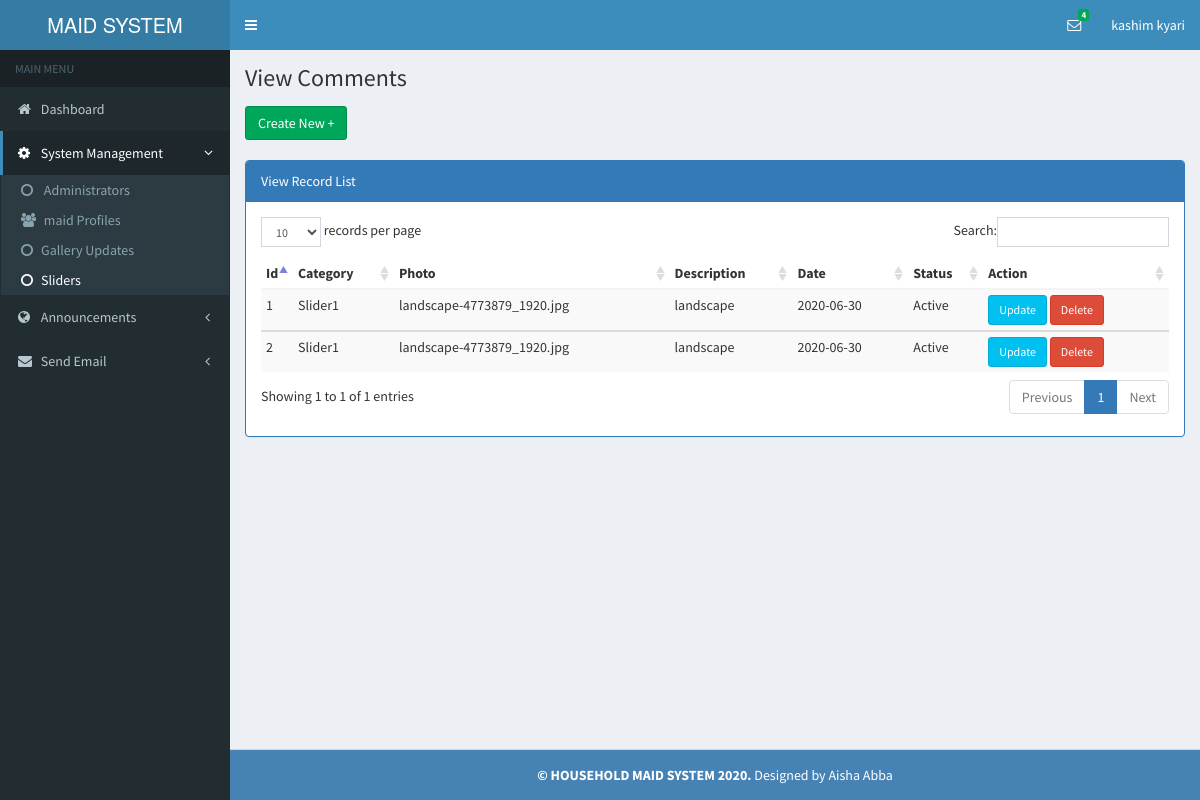
The app's page /admin/sliders.php (signed in) with its own data.
### tables this page shows
CREATE TABLE `accounts` (
  `fname` varchar(255) NOT NULL,
  `lname` varchar(255) NOT NULL,
  `id_number` int(255) NOT NULL,
  `email` varchar(255) NOT NULL,
  `phone` varchar(255) NOT NULL,
  `address` varchar(255) NOT NULL,
  `town` varchar(255) NOT NULL,
  `password` varchar(255) NOT NULL,
  `role_id` varchar(255) NOT NULL
);

CREATE TABLE `sliders` (
  `id` int(11) NOT NULL,
  `category` text NOT NULL,
  `photo` blob NOT NULL,
  `description` text NOT NULL,
  `date` date NOT NULL DEFAULT current_timestamp(),
  `status` text NOT NULL
);

### admin/sliders.php (the view, shortened to what this page needs)
<?php require_once('../dbconnect.php');
?>
<?php require_once ('include/header.php'); ?>
<?php require_once ('include/sidebar.php'); ?>
<div class="content-wrapper">
    <section class="content-header">
        <h1>
            View Comments
        </h1>
    </section>
    <section class="content">
        <div class="row">
            <div class="col-lg-4">
                <a href="add_sliders" type="button" class="btn btn-success">Create New +</a>
            </div> </div><br/>
        <div class="panel panel-primary">
            <div class="panel-heading">View Record List</div>
            <div class="panel-body">
                <?php
                $sql="SELECT * FROM sliders WHERE status='Active'";
                $event=mysqli_query($conn,$sql);
                ?>
                <div class="table-responsive">
                    <table class="table table-striped table-condensed table-hover dataTables" id="dataTables-libraryList">
                        <thead>
                        <tr>
                            <th>Id</th>
                            <th> Category</th>
                            <th> Photo</th>
                            <th>Description</th>
                            <th>Date</th>
                            <th> Status</th>
                            <th> Action</th>
                        </tr>
                        </thead>
                        <tbody>
                        <?php
                        while($row=mysqli_fetch_assoc($event)){
                        echo "<tr>";
                        ?>
                        <td><?php echo $row['id']; ?></td>
                        <td><?php echo $row['category']; ?></td>
                        <td><?php echo $row['photo']; ?></td>
                        <td><?php echo $row['description']; ?></td>
                        <td><?php echo $row['date']; ?></td>
                        <td><?php echo $row['status']; ?></td>
                        <td>
                            <a class="btn btn-sm btn-info" href="edit_sliders?user_id=<?php echo $row['id'];?>">Update</a>
                            <a class="btn btn-sm btn-danger" onclick="return confirm('Sure to delete? It will be deleted permanently!')" href="?action=transview&id=<?php echo $row['id'];?>&act=delete">Delete</a>
                        </td>
                        </tbody>
                        <?php
                        echo "</tr>";
                        }
                        ?>
                    </table>
                </div>
            </div>
        </div>
    </section>
</div>
<?php require_once('include/footer.php');  ?>

### admin/include/header.php (shortened to what this page needs)
<?php
require_once('../dbconnect.php');
$role=  $_SESSION['role_session'];
if(!isset($_SESSION['admin'])  && $role!=1)
{
        header("Location:../login.php");
}
else{
    $session_id= $_SESSION['admin'];
    $query=$conn->query("SELECT * FROM accounts WHERE email='$session_id'");
    $row=$query->fetch_array();
    $fname=$row['fname'];
    $lname=$row['lname'];
}
    ?>
<!DOCTYPE html>
<html>
  <head>
    <link rel="stylesheet" href="../assets/bootstrap/css/bootstrap.min.css">
      <link rel="stylesheet" href="../assets/swal2/sweetalert2.min.css">
    <link rel="stylesheet" href="../assets/css/font-awesome.min.css">
    <link rel="stylesheet" href="../assets/css/ionicons.min.css">
    <link rel="stylesheet" href="../assets/css/AdminLTE.min.css">
    <link rel="stylesheet" href="../assets/css/skins/_all-skins.min.css">
      <link href="../assets/modal-effect/css/component.css" rel="stylesheet">
    <link rel="stylesheet" href="../assets/plugins/datepicker/datepicker3.css">
    <link rel="stylesheet" href="../assets/plugins/daterangepicker/daterangepicker-bs3.css">
    <link href="../assets/elibrary/fileinput/css/fileinput.css " media="all" rel="stylesheet" type="text/css" />
    <link href="../assets/elibrary/modal/css/bootstrap-modal.css" media="all" rel="stylesheet" type="text/css" />
    <link href="../assets/elibrary/css/li-scroller.css" media="all" rel="stylesheet" type="text/css" />
    <link href="../assets/elibrary/plugins/dataTables/dataTables.bootstrap.css " media="all" rel="stylesheet" type="text/css" />
   </head>
   <body class="hold-transition skin-blue sidebar-mini">
    <div class="wrapper">
      <header class="main-header">
        <a href="index" class="logo">
          <span class="logo-lg">MAID SYSTEM</span>
        </a>
        <nav class="navbar navbar-static-top" role="navigation">
          <a href="#" class="sidebar-toggle" data-toggle="offcanvas" role="button">
          </a>
          <div class="navbar-custom-menu">
            <ul class="nav navbar-nav">
                <li class="dropdown messages-menu">
                <a href="#" class="dropdown-toggle" data-toggle="dropdown">
                  <i class="fa fa-envelope-o"></i>
                    <?php
                    $stmt=$conn->query("SELECT * FROM inquiries");
                    $count=mysqli_num_rows($stmt);
                    ?>
                  <span class="label label-success"><?php echo $count; ?></span>
                </a>
              </li>
              <li class="dropdown user user-menu">
                <a href="#" class="dropdown-toggle" data-toggle="dropdown">
                  <span class="hidden-xs"><?php echo $fname;   ?></span>
                  <span class="hidden-xs"><?php echo $lname;   ?></span>
                </a>
              </li>
            </ul>
          </div>
        </nav>
      </header>

### records on screen
accounts: fname "kashim", lname "kyari"
sliders: id "1", category "Slider1", photo "landscape-4773879_1920.jpg", description "landscape", date "2020-06-30", status "Active"
sliders: id "2", category "Slider1", photo "landscape-4773879_1920.jpg", description "landscape", date "2020-06-30", status "Active"

### other values on screen
$count "4"
